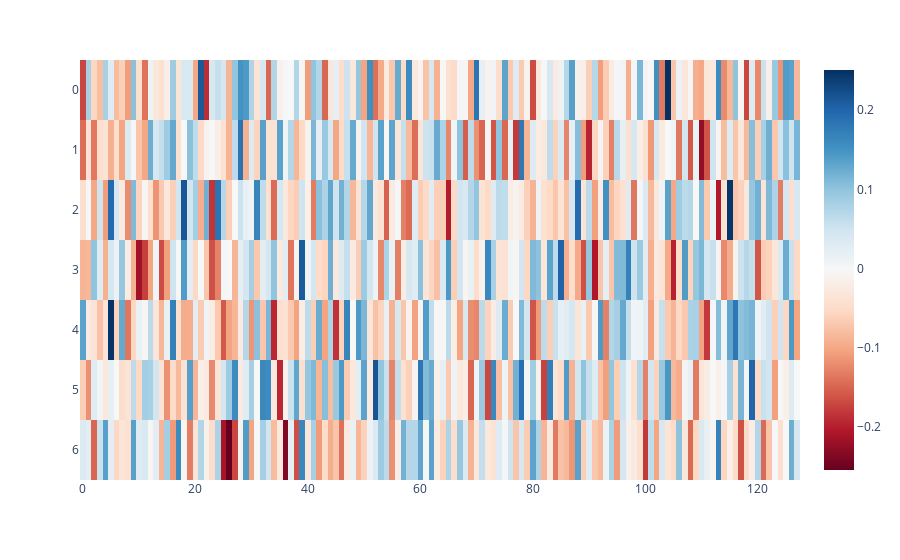

The cell this chart's notebook holds for it:
### Code cell
plot.imshow(components.T)

### Figure 1 — Plotly figure (JSON) as saved in the notebook; plotly's stock layout.template omitted (floating-point values rounded to 4 significant figures; data arrays with more than 128 entries replaced by an {"elided": "..."} marker saying what was removed)
{"data": [{"coloraxis": "coloraxis", "hovertemplate": "x: %{x}<br>y: %{y}<br>color: %{z}<extra></extra>", "name": "0", "type": "heatmap", "xaxis": "x", "yaxis": "y", "z": {"elided": "7x128 float values"}}], "layout": {"coloraxis": {"colorscale": [[0, "rgb(103,0,31)"], [0.1, "rgb(178,24,43)"], [0.2, "rgb(214,96,77)"], [0.3, "rgb(244,165,130)"], [0.4, "rgb(253,219,199)"], [0.5, "rgb(247,247,247)"], [0.6, "rgb(209,229,240)"], [0.7, "rgb(146,197,222)"], [0.8, "rgb(67,147,195)"], [0.9, "rgb(33,102,172)"], [1, "rgb(5,48,97)"]]}, "margin": {"t": 60}, "xaxis": {"anchor": "y", "domain": [0, 1]}, "yaxis": {"anchor": "x", "autorange": "reversed", "domain": [0, 1]}}}
